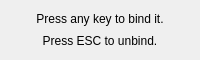
<?xml version="1.0" encoding="UTF-8"?>
<ui version="4.0">
 <class>KeybindDialog</class>
 <widget class="QDialog" name="KeybindDialog">
  <property name="geometry">
   <rect>
    <x>0</x>
    <y>0</y>
    <width>200</width>
    <height>60</height>
   </rect>
  </property>
  <property name="windowTitle">
   <string>Keybind</string>
  </property>
  <layout class="QVBoxLayout" name="verticalLayout_2">
   <item>
    <widget class="QLabel" name="label">
     <property name="text">
      <string>Press any key to bind it.</string>
     </property>
     <property name="alignment">
      <set>Qt::AlignCenter</set>
     </property>
    </widget>
   </item>
   <item>
    <widget class="QLabel" name="label_2">
     <property name="text">
      <string>Press ESC to unbind.</string>
     </property>
     <property name="alignment">
      <set>Qt::AlignCenter</set>
     </property>
    </widget>
   </item>
  </layout>
 </widget>
 <resources/>
 <connections/>
</ui>
